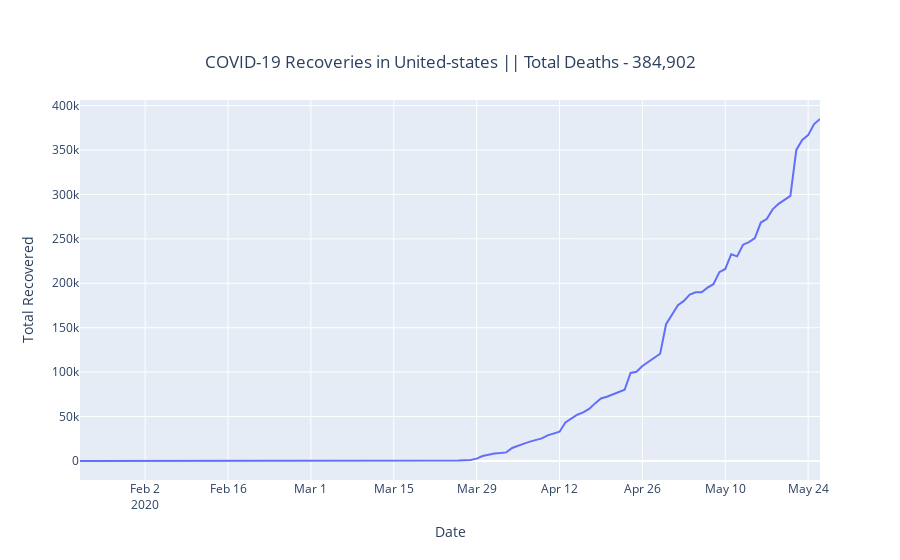

The notebook cell this image was saved under:
### Code cell
x = date_objects
y = recovered_list
fig = go.Figure(data=go.Scatter(x=x, y=y))
yLabelTitle(fig,y)
fig.show()
